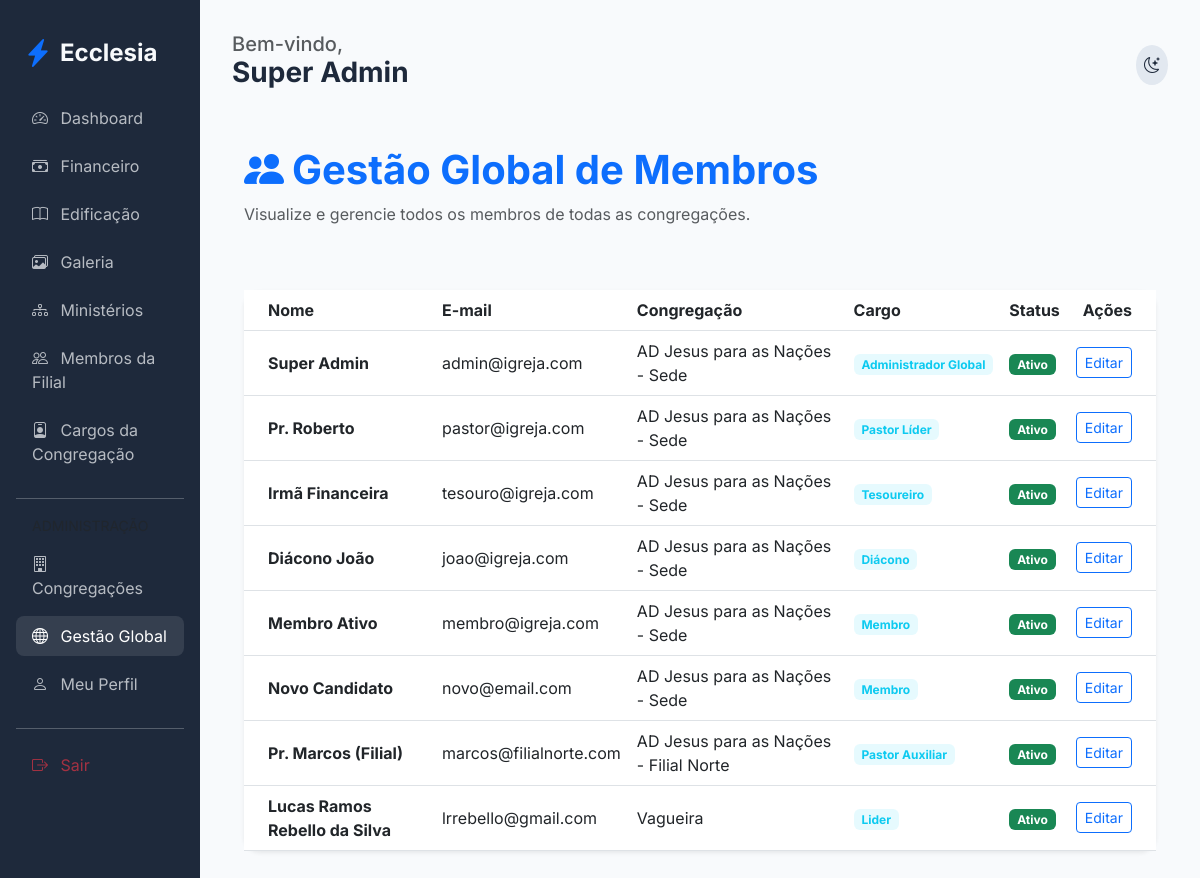
The app's page /admin/members (signed in), older data.
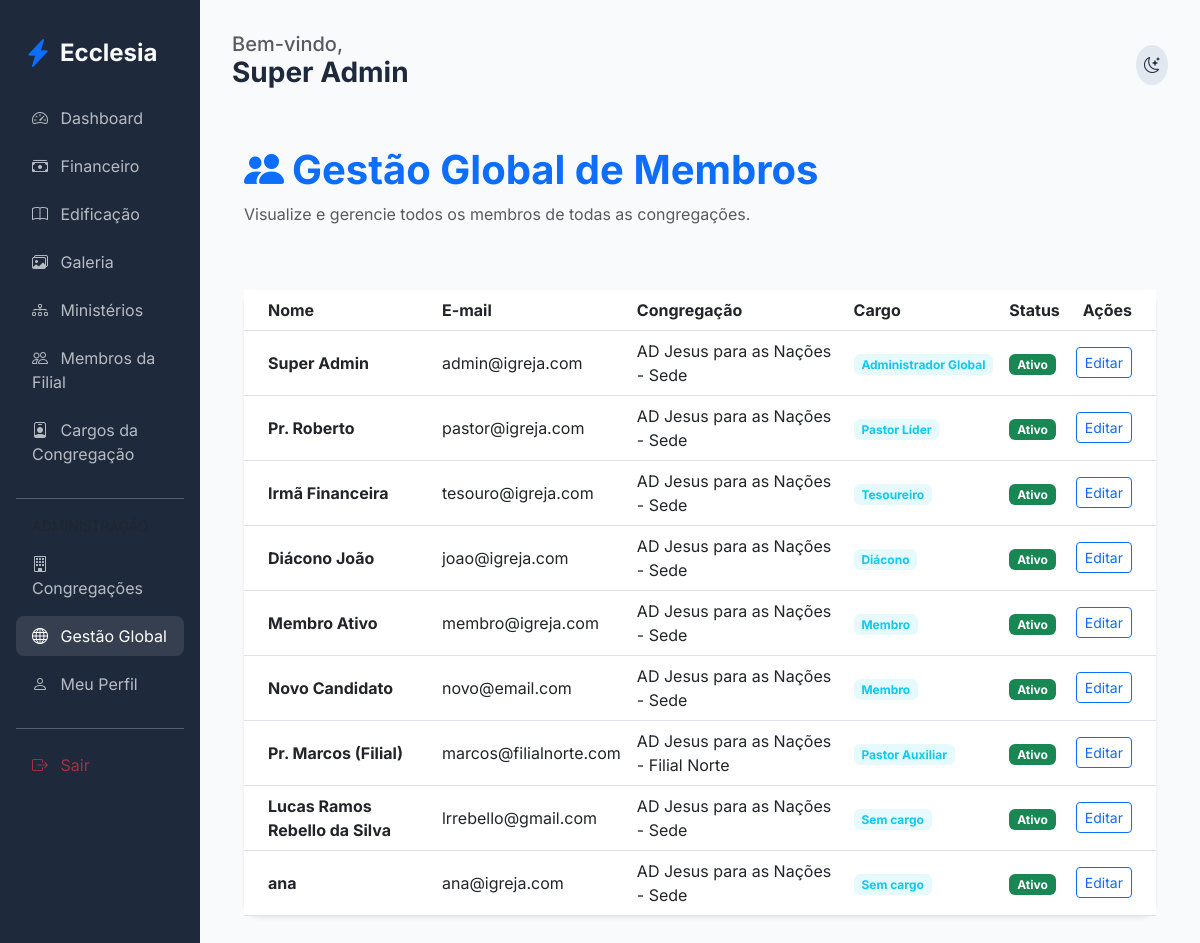
The same page, newer data.
### app/core/models.py (models this page shows, shortened)
class User(db.Model, UserMixin):
    id = db.Column(db.Integer, primary_key=True)
    name = db.Column(db.String(100), nullable=False)
    email = db.Column(db.String(120), unique=True, nullable=False)
    password_hash = db.Column(db.String(128))
    birth_date = db.Column(db.Date)
    gender = db.Column(db.String(20))
    documents = db.Column(db.String(200)) # Flexível para diferentes países
    address = db.Column(db.Text)
    phone = db.Column(db.String(50))
    status = db.Column(db.String(20), default='pending') # pending, active, rejected
    is_ministry_leader = db.Column(db.Boolean, default=False)
    church_id = db.Column(db.Integer, db.ForeignKey('church.id'))
    family_id = db.Column(db.Integer, db.ForeignKey('family.id'), nullable=True)
    church_role_id = db.Column(db.Integer, db.ForeignKey('church_role.id'), nullable=True)
    ministries = db.relationship('Ministry', secondary=member_ministries, backref=db.backref('members', lazy='dynamic'))
    can_manage_ministries = db.Column(db.Boolean, default=False)
    can_manage_media = db.Column(db.Boolean, default=False)
    can_publish_devotionals = db.Column(db.Boolean, default=False)
    can_approve_members = db.Column(db.Boolean, default=False)
    can_manage_finance = db.Column(db.Boolean, default=False)
    can_manage_kids = db.Column(db.Boolean, default=False)
    can_manage_events = db.Column(db.Boolean, default=False)  # para eventos gerais

class Church(db.Model):
    id = db.Column(db.Integer, primary_key=True)
    name = db.Column(db.String(100), nullable=False)
    address = db.Column(db.String(200))
    city = db.Column(db.String(100))
    country = db.Column(db.String(100))
    is_main = db.Column(db.Boolean, default=False)
    created_at = db.Column(db.DateTime, default=datetime.utcnow)
    members = db.relationship('User', backref='church', lazy=True)
    ministries = db.relationship('Ministry', backref='church', lazy=True)
    assets = db.relationship('Asset', backref='church', lazy=True)
    roles = db.relationship('ChurchRole', backref='church', lazy=True, cascade="all, delete-orphan")

class ChurchRole(db.Model):
    id = db.Column(db.Integer, primary_key=True)
    name = db.Column(db.String(80), nullable=False)
    description = db.Column(db.Text, nullable=True)
    church_id = db.Column(db.Integer, db.ForeignKey('church.id'), nullable=False)
    is_active = db.Column(db.Boolean, default=True)
    order = db.Column(db.Integer, default=0)  # para ordenar na exibição
    users = db.relationship('User', backref='church_role', lazy=True)

### app/modules/admin/routes.py (the view)
@admin_bp.route('/members')
@login_required
def list_members():
    if not current_user.church_role or current_user.church_role.name != 'Administrador Global':
        flash('Acesso negado.', 'danger')
        return redirect(url_for('members.dashboard'))
    members = User.query.all()
    return render_template('admin/members.html', members=members)

### app/templates/admin/members.html
{% extends "base.html" %}
{% block content %}
<div class="container py-4">
    <div class="d-flex justify-content-between align-items-center mb-5">
        <div>
            <h1 class="fw-bold text-primary"><i class="bi bi-people-fill me-2"></i>Gestão Global de Membros</h1>
            <p class="text-muted">Visualize e gerencie todos os membros de todas as congregações.</p>
        </div>
    </div>
    <div class="card border-0 shadow-sm">
        <div class="table-responsive">
            <table class="table table-hover align-middle mb-0">
                <thead class="bg-light">
                    <tr>
                        <th class="ps-4">Nome</th>
                        <th>E-mail</th>
                        <th>Congregação</th>
                        <th>Cargo</th>
                        <th>Status</th>
                        <th class="text-end pe-4">Ações</th>
                    </tr>
                </thead>
                <tbody>
                    {% for member in members %}
                    <tr>
                        <td class="ps-4 fw-bold">{{ member.name }}</td>
                        <td>{{ member.email }}</td>
                        <td>{{ member.church.name if member.church else 'N/A' }}</td>
                        <td><span class="badge bg-info bg-opacity-10 text-info">{{ member.church_role.name if member.church_role else 'Sem cargo' }}</span></td>
                        <td>
                            {% if member.status == 'active' %}
                            <span class="badge bg-success">Ativo</span>
                            {% elif member.status == 'pending' %}
                            <span class="badge bg-warning">Pendente</span>
                            {% else %}
                            <span class="badge bg-danger">Inativo</span>
                            {% endif %}
                        </td>
                        <td class="text-end pe-4">
                            <a href="{{ url_for('admin.edit_member', id=member.id) }}" class="btn btn-sm btn-outline-primary">Editar</a>
                        </td>
                    </tr>
                    {% endfor %}
                </tbody>
            </table>
        </div>
    </div>
</div>
{% endblock %}

### app/templates/base.html (shortened to what this page needs)
<!DOCTYPE html>
<html lang="pt-BR">
<head>
    <link href="https://cdn.jsdelivr.net/npm/bootstrap@5.3.0/dist/css/bootstrap.min.css" rel="stylesheet">
    <link href="https://cdn.jsdelivr.net/npm/bootstrap-icons@1.10.0/font/bootstrap-icons.css" rel="stylesheet">
    <link rel="stylesheet" href="{{ url_for('static', filename='css/premium.css') }}">
</head>
<body>
    <div class="container-fluid">
        <div class="row">
            {% if current_user.is_authenticated %}
            <div class="col-md-3 col-lg-2 sidebar d-none d-md-block">
                <div class="d-flex align-items-center mb-4 px-2">
                    <i class="bi bi-lightning-charge-fill text-primary fs-3 me-2"></i>
                    <h4 class="mb-0 fw-bold">Ecclesia</h4>
                </div>
                <nav class="nav flex-column">
                    <a class="nav-link {{ 'active' if request.endpoint == 'members.dashboard' }}" href="{{ url_for('members.dashboard') }}">
                        <i class="bi bi-speedometer2 me-2"></i> Dashboard
                    </a>
                    <a class="nav-link {{ 'active' if 'finance' in request.endpoint }}" href="{{ url_for('finance.dashboard') }}">
                        <i class="bi bi-cash-stack me-2"></i> Financeiro
                    </a>
                    <a class="nav-link {{ 'active' if 'edification' in request.endpoint }}" href="{{ url_for('edification.list_studies') }}">
                        <i class="bi bi-book me-2"></i> Edificação
                    </a>
                    <a class="nav-link {{ 'active' if 'gallery' in request.endpoint }}" href="{{ url_for('edification.gallery') }}">
                        <i class="bi bi-images me-2"></i> Galeria
                    </a>
                    <a class="nav-link {{ 'active' if 'ministries' in request.endpoint }}" href="{{ url_for('members.list_ministries') }}">
                        <i class="bi bi-diagram-3 me-2"></i> Ministérios
                    </a>
                    {% if current_user.can_approve_members or (current_user.church_role and current_user.church_role.name in ['Administrador Global', 'Pastor Líder']) %}
                    <a class="nav-link {{ 'active' if 'church_members' in request.endpoint }}" href="{{ url_for('members.church_members') }}">
                        <i class="bi bi-people me-2"></i> Membros da Filial
                    </a>
                    {% endif %}
                    {% if current_user.can_approve_members or (current_user.church_role and current_user.church_role.name in ['Administrador Global', 'Pastor Líder']) %}
                    <a class="nav-link {{ 'active' if 'roles' in request.endpoint }}" href="{{ url_for('admin.list_roles') }}">
                        <i class="bi bi-person-badge me-2"></i> Cargos da Congregação
                    </a>
                    {% endif %}
                    {% if current_user.church_role and current_user.church_role.name == 'Administrador Global' %}
                    <hr class="my-3 opacity-25">
                    <label class="small text-muted px-3 mb-2">ADMINISTRAÇÃO</label>
                    <a class="nav-link {{ 'active' if 'admin.list_churches' in request.endpoint }}" href="{{ url_for('admin.list_churches') }}">
                        <i class="bi bi-building me-2"></i> Congregações
                    </a>
                    <a class="nav-link {{ 'active' if 'admin.list_members' in request.endpoint }}" href="{{ url_for('admin.list_members') }}">
                        <i class="bi bi-globe me-2"></i> Gestão Global
                    </a>
                    {% endif %}
                    <a class="nav-link" href="{{ url_for('members.profile') }}">
                        <i class="bi bi-person me-2"></i> Meu Perfil
                    </a>
                    <hr class="my-3 opacity-25">
                    <a class="nav-link text-danger" href="{{ url_for('auth.logout') }}">
                        <i class="bi bi-box-arrow-right me-2"></i> Sair
                    </a>
                </nav>
            </div>
            {% endif %}
            <div class="col-md-9 col-lg-10 main-content {{ 'mx-auto' if not current_user.is_authenticated }}">
                <header class="d-flex justify-content-between align-items-center mb-4">
                    <div>
                        {% if current_user.is_authenticated %}
                        <h5 class="text-muted mb-0">Bem-vindo,</h5>
                        <h3 class="fw-bold">{{ current_user.name }}</h3>
                        {% endif %}
                    </div>
                    <div class="d-flex align-items-center gap-3">
                        <div class="theme-toggle" onclick="toggleTheme()">
                            <i class="bi bi-moon-stars" id="theme-icon"></i>
                        </div>
                    </div>
                </header>
                {% block content %}{% endblock %}
            </div>
        </div>
    </div>
</body>
</html>

### app/static/css/premium.css (style rules this page uses)
:root { --primary: #4f46e5; --primary-hover: #4338ca; --secondary: #64748b; --success: #10b981; --danger: #ef4444; --warning: #f59e0b; --info: #06b6d4; --bg-main: #f8fafc; --bg-card: #ffffff; --text-main: #1e293b; --text-muted: #64748b; --border: #e2e8f0; --sidebar-bg: #1e293b; --sidebar-text: #f8fafc; }
body { font-family: 'Inter', sans-serif; background-color: var(--bg-main); color: var(--text-main); transition: all 0.3s ease; }
.sidebar { background-color: var(--sidebar-bg); color: var(--sidebar-text); min-height: 100vh; padding: 2rem 1rem; }
.nav-link { color: var(--sidebar-text); opacity: 0.7; transition: all 0.2s; border-radius: 0.5rem; margin-bottom: 0.5rem; }
.nav-link:hover, .nav-link.active { opacity: 1; background-color: rgba(255,255,255,0.1); color: white; }
.main-content { padding: 2rem; }
.card { background-color: var(--bg-card); border: 1px solid var(--border); border-radius: 1rem; box-shadow: 0 4px 6px -1px rgb(0 0 0 / 0.1); transition: transform 0.2s; }
.theme-toggle { cursor: pointer; padding: 0.5rem; border-radius: 50%; background: var(--border); display: flex; align-items: center; justify-content: center; }

Row changes from the older to the newer data that the page shows:
changed User "Lucas Ramos Rebello da Silva": church "Vagueira" → "AD Jesus para as Nações - Sede"; church_role "Lider" → "Sem cargo"
added User: name "ana", email "ana@igreja.com", church "AD Jesus para as Nações - Sede", church_role "Sem cargo", status "Ativo"
